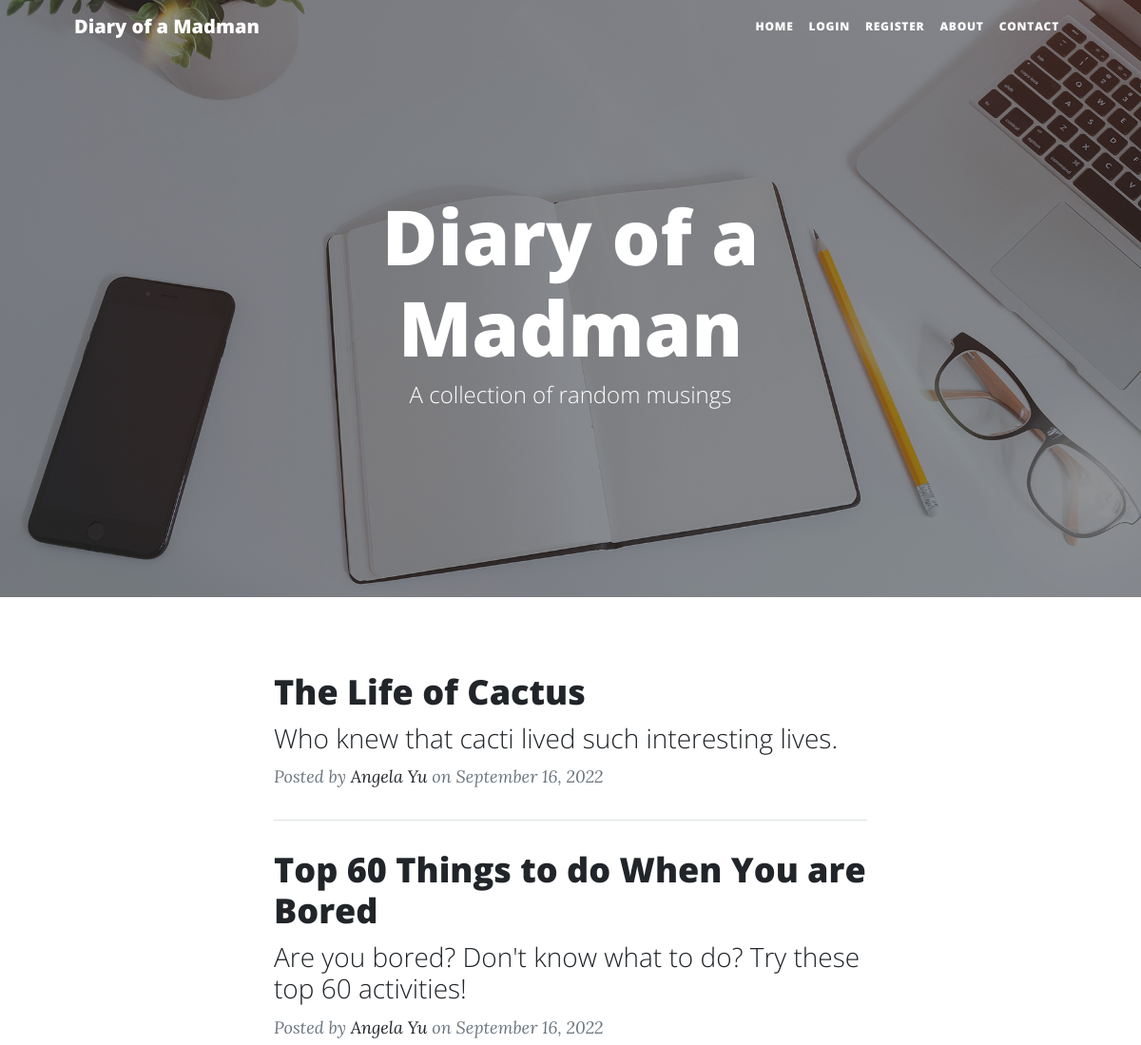
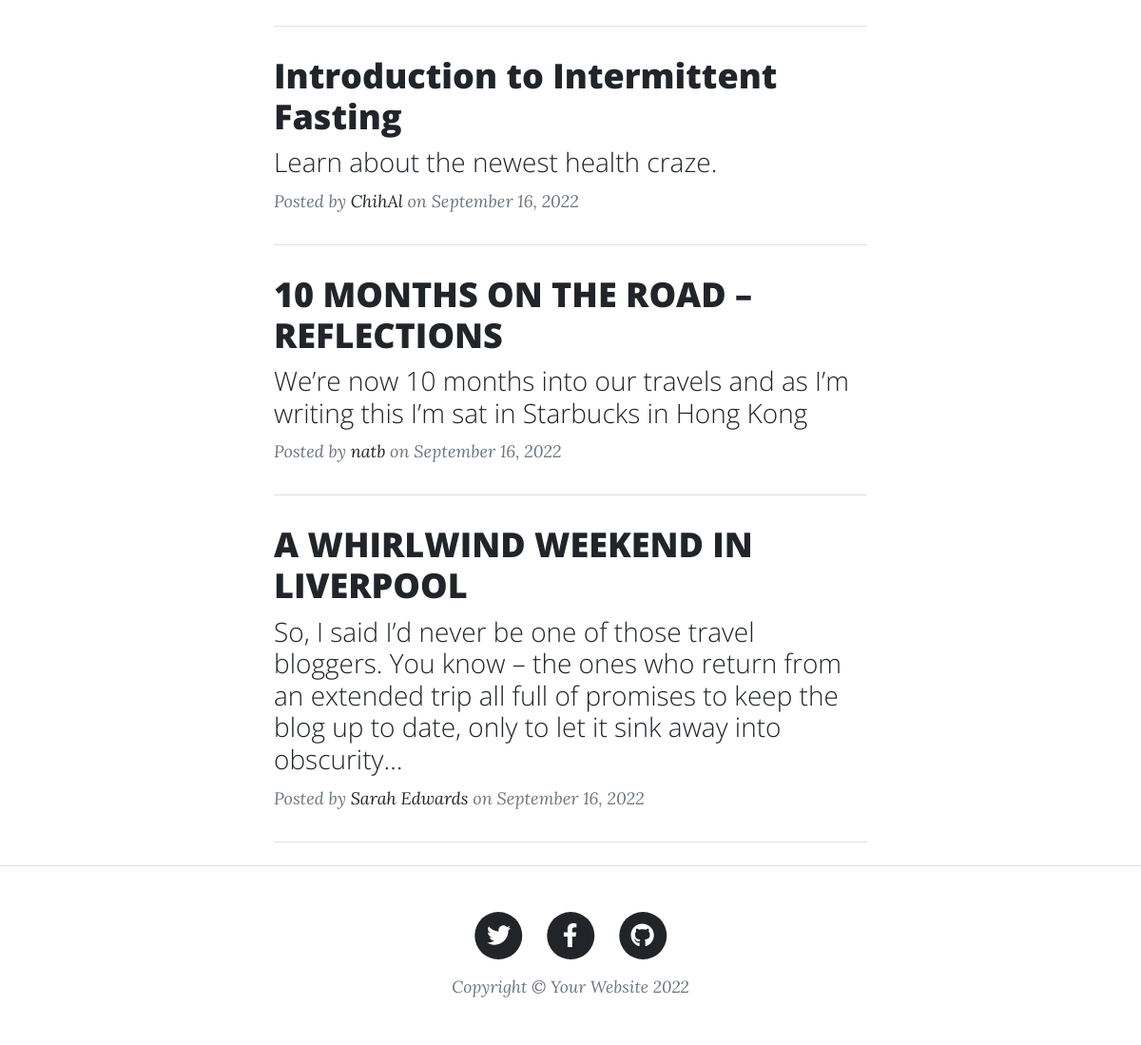
The page / on the database its author committed (2 pictures, top to bottom).
### server.py (models this page shows)
class BlogPost(db.Model):
    id = db.Column(db.Integer, primary_key=True)
    title = db.Column(db.String(250), unique=True, nullable=False)
    subtitle = db.Column(db.String(250), nullable=False)
    date = db.Column(db.String(250), nullable=False)
    body = db.Column(db.Text, nullable=False)
    author = relationship('User', back_populates="posts")
    author_id = db.Column(db.Integer, db.ForeignKey("user.id"))
    img_url = db.Column(db.String(250), nullable=False)
    comments = relationship('Comment', back_populates="parent_post")

class User(UserMixin, db.Model):
    id = db.Column(db.Integer, primary_key=True)
    username = db.Column(db.String(250), unique=True, nullable=False)
    email = db.Column(db.String(250), unique=True, nullable=False)
    password = db.Column(db.String(250), nullable=False)
    posts = relationship("BlogPost", back_populates="author")
    comments = relationship('Comment', back_populates="author")

### server.py (the view)
@app.route("/")
def home():
    all_posts = BlogPost.query.all()
    return render_template("index.html", posts=all_posts, current_user=current_user)

### templates/index.html (shortened to what this page needs)
{% include "header.html" %}
<header class="masthead" style="background-image: url('static/assets/img/home-bg.jpg')">
  <div class="position-relative px-4 px-lg-5">
    <div class="row gx-4 gx-lg-5 justify-content-center">
      <div class="col-md-10 col-lg-8 col-xl-7">
        <div class="site-heading">
          <h1>Diary of a Madman</h1>
          <span class="subheading">A collection of random musings</span>
        </div>
      </div>
    </div>
  </div>
</header>
<div class="container-fluent px-4 px-lg-5">
  <div class="row gx-4 gx-lg-5 justify-content-center">
    <div class="col-md-10 col-lg-8 col-xl-7">
      {% for post in posts: %}
      <div class="post-preview">
        <a href="{{ url_for('show_post', post_id=post.id) }}">
          <h2 class="post-title">{{ post.title }}</h2>
          <h3 class="post-subtitle">{{ post.subtitle }}</h3>
        </a>
        <p class="post-meta">
          Posted by
          <a href="#!">{{ post.author.username }} </a>
          on {{ post.date }}
        </p>
      </div>
      <hr class="my-4" />
      {% endfor %}
    </div>
  </div>
</div>
{% include "footer.html" %}

### templates/header.html (shortened to what this page needs)
<!DOCTYPE html>
<html lang="en">
<head>
  <link href="../static/css/styles.css" rel="stylesheet" />
</head>
<body>
  <nav class="navbar navbar-expand-lg navbar-light fixed-top" id="mainNav">
    <div class="container px-4 px-lg-5">
      <a class="navbar-brand" href="{{url_for('home')}}">Diary of a Madman</a>
      <div class="collapse navbar-collapse" id="navbarResponsive">
        <ul class="navbar-nav ms-auto py-4 py-lg-0">
          <li class="nav-item">
            <a class="nav-link" href="{{ url_for('home') }}">Home</a>
          </li>
          {% if not current_user.is_authenticated: %}
            <li class="nav-item">
              <a class="nav-link" href="{{ url_for('login') }}">Login</a>
            </li>
            <li class="nav-item">
              <a class="nav-link" href="{{ url_for('register') }}">Register</a>
            </li>
          {% else: %}
            <li class="nav-item">
              <a class="nav-link" href="{{ url_for('logout') }}">Log Out</a>
            </li>
          {% endif %}
          <li class="nav-item">
            <a class="nav-link" href="{{ url_for('about') }}">About</a>
          </li>
          <li class="nav-item">
            <a class="nav-link" href="{{ url_for('contact') }}">Contact</a>
          </li>
        </ul>
      </div>
    </div>
  </nav>

### templates/footer.html (shortened to what this page needs)
<footer class="border-top">
  <div class="container px-4 px-lg-5">
    <div class="row gx-4 gx-lg-5 justify-content-center">
      <div class="col-md-10 col-lg-8 col-xl-7">
        <ul class="list-inline text-center">
          <li class="list-inline-item">
            <a href="#!">
              <span class="fa-stack fa-lg">
                <i class="fas fa-circle fa-stack-2x"></i>
                <i class="fab fa-twitter fa-stack-1x fa-inverse"></i>
              </span>
            </a>
          </li>
          <li class="list-inline-item">
            <a href="#!">
              <span class="fa-stack fa-lg">
                <i class="fas fa-circle fa-stack-2x"></i>
                <i class="fab fa-facebook-f fa-stack-1x fa-inverse"></i>
              </span>
            </a>
          </li>
          <li class="list-inline-item">
            <a href="#!">
              <span class="fa-stack fa-lg">
                <i class="fas fa-circle fa-stack-2x"></i>
                <i class="fab fa-github fa-stack-1x fa-inverse"></i>
              </span>
            </a>
          </li>
        </ul>
        <div class="small text-center text-muted fst-italic">Copyright &copy; Your Website 2022</div>
      </div>
    </div>
  </div>
</footer>
</body>
</html>

### rows shown on the page
BlogPost: title "The Life of Cactus", subtitle "Who knew that cacti lived such interesting lives.", author.username "Angela Yu", date "September 16, 2022"
BlogPost: title "Top 60 Things to do When You are Bored", subtitle "Are you bored? Don't know what to do? Try these top 60 activities!", author.username "Angela Yu", date "September 16, 2022"
BlogPost: title "Introduction to Intermittent Fasting", subtitle "Learn about the newest health craze.", author.username "ChihAl", date "September 16, 2022"
BlogPost: title "10 MONTHS ON THE ROAD – REFLECTIONS", subtitle "We’re now 10 months into our travels and as I’m writing this I’m sat in Starbucks in Hong Kong", author.username "natb", date "September 16, 2022"
BlogPost: title "A WHIRLWIND WEEKEND IN LIVERPOOL", subtitle "So, I said I’d never be one of those travel bloggers. You know – the ones who return from an extended trip all full of promises to keep the blog up to date, only to let it sink away into obscurity…", author.username "Sarah Edwards", date "September 16, 2022"
